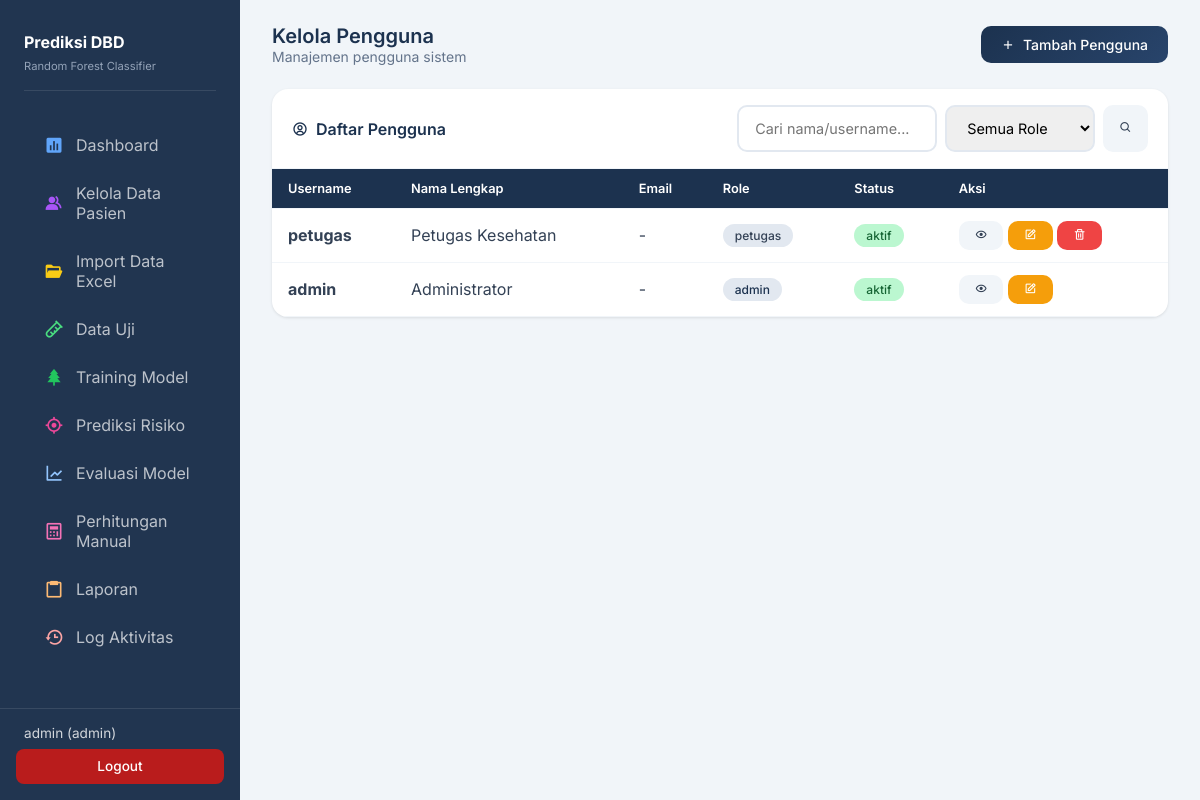
Page /users/ (signed in) on the committed database.
### app/models.py (models this page shows, shortened)
class User(UserMixin, db.Model):
    __tablename__ = 'users'
    id = db.Column(db.Integer, primary_key=True)
    username = db.Column(db.String(50), unique=True, nullable=False)
    password = db.Column(db.String(255), nullable=False)
    nama_lengkap = db.Column(db.String(100), nullable=False)
    email = db.Column(db.String(100))
    role = db.Column(db.Enum('admin', 'petugas'), default='petugas')
    foto = db.Column(db.String(255), default='default.png')
    status = db.Column(db.Enum('aktif', 'nonaktif'), default='aktif')
    last_login = db.Column(db.DateTime)
    created_at = db.Column(db.DateTime, default=datetime.utcnow)
    updated_at = db.Column(db.DateTime, default=datetime.utcnow, onupdate=datetime.utcnow)

### app/routes/users.py (the view, shortened to what this page needs)
@users_bp.route('/')
@login_required
@admin_required
def index():
    page = request.args.get('page', 1, type=int)
    search = request.args.get('search', '')
    role_filter = request.args.get('role', '')
    query = User.query
    if role_filter:
        query = query.filter(User.role == role_filter)
    users = query.order_by(User.created_at.desc()).paginate(
        page=page, per_page=10, error_out=False
    )
    return render_template('users/index.html', users=users, search=search, role_filter=role_filter)

### app/templates/users/index.html (shortened to what this page needs)
{% extends "base.html" %}
{% block content %}
<div class="page-header">
    <div>
        <h4>Kelola Pengguna</h4>
        <p>Manajemen pengguna sistem</p>
    </div>
    <a href="{{ url_for('users.create') }}" class="btn btn-primary"><i class='bx bx-plus'></i> Tambah Pengguna</a>
</div>
<div class="card">
    <div class="card-header">
        <h5><i class='bx bx-user-circle text-primary me-2'></i>Daftar Pengguna</h5>
        <form method="GET" class="d-flex gap-2">
            <input type="text" name="search" class="form-control" style="width: 200px;" placeholder="Cari nama/username..." value="{{ search }}">
            <select name="role" class="form-control" style="width: 150px;">
                <option value="">Semua Role</option>
            </select>
            <button type="submit" class="btn btn-secondary btn-sm"><i class='bx bx-search'></i></button>
        </form>
    </div>
    <div class="card-body" style="padding: 0;">
        <table class="table">
            <thead>
                <tr>
                    <th>Username</th>
                    <th>Nama Lengkap</th>
                    <th>Email</th>
                    <th>Role</th>
                    <th>Status</th>
                    <th>Aksi</th>
                </tr>
            </thead>
            <tbody>
                {% for user in users.items %}
                <tr>
                    <td><strong>{{ user.username }}</strong></td>
                    <td>{{ user.nama_lengkap }}</td>
                    <td>{{ user.email or '-' }}</td>
                    <td><span class="badge badge-{{ 'primary' if user.role == 'admin' else 'secondary' }}">{{ user.role }}</span></td>
                    <td><span class="badge badge-{{ 'success' if user.status == 'aktif' else 'danger' }}">{{ user.status }}</span></td>
                    <td>
                        <a href="{{ url_for('users.view', id=user.id) }}" class="btn btn-sm btn-secondary" title="Detail"><i class='bx bx-show'></i></a>
                        <a href="{{ url_for('users.edit', id=user.id) }}" class="btn btn-sm btn-warning" title="Edit"><i class='bx bx-edit'></i></a>
                        {% if user.id != current_user.id %}
                        <button class="btn btn-sm btn-danger" onclick="deleteUser({{ user.id }}, '{{ user.username }}')" title="Hapus"><i class='bx bx-trash'></i></button>
                        {% endif %}
                    </td>
                </tr>
                {% else %}
                <tr><td colspan="6" class="text-center text-muted py-4">Tidak ada data pengguna</td></tr>
                {% endfor %}
            </tbody>
        </table>
    </div>
</div>
{% endblock %}

### app/templates/base.html (shortened to what this page needs)
<!DOCTYPE html>
<html lang="id">
<head>
    <link href="https://unpkg.com/boxicons@2.1.4/css/boxicons.min.css" rel="stylesheet">
</head>
<body>
    <aside class="sidebar" id="sidebar">
        <div class="sidebar-brand" style="margin-top: 0.5rem;">
            <div class="sidebar-brand-text">
                <h5>Prediksi DBD</h5>
                <small>Random Forest Classifier</small>
            </div>
        </div>
        <ul class="nav-menu">
            <li class="nav-item">
                <a href="{{ url_for('main.index') }}" class="nav-link {% if request.endpoint == 'main.index' %}active{% endif %}">
                    <i class='bx bxs-bar-chart-square' style="color: #60a5fa;"></i>
                    <span>Dashboard</span>
                </a>
            </li>
            {% if current_user.role in ['admin', 'petugas'] %}
            <li class="nav-item">
                <a href="{{ url_for('data.index') }}" class="nav-link {% if request.endpoint == 'data.index' %}active{% endif %}">
                    <i class='bx bxs-group' style="color: #a855f7;"></i>
                    <span>Kelola Data Pasien</span>
                </a>
            </li>
            <li class="nav-item">
                <a href="{{ url_for('data.import_excel') }}" class="nav-link {% if request.endpoint == 'data.import_excel' %}active{% endif %}">
                    <i class='bx bxs-folder-open' style="color: #facc15;"></i>
                    <span>Import Data Excel</span>
                </a>
            </li>
            {% endif %}
            {% if current_user.role in ['admin', 'petugas'] %}
            <li class="nav-item">
                <a href="{{ url_for('data_uji.index') }}" class="nav-link {% if request.endpoint == 'data_uji.index' %}active{% endif %}">
                    <i class='bx bx-test-tube' style="color: #4ade80;"></i>
                    <span>Data Uji</span>
                </a>
            </li>
            {% endif %}
            {% if current_user.role in ['admin', 'petugas'] %}
            <li class="nav-item">
                <a href="{{ url_for('training.index') }}" class="nav-link {% if request.endpoint and 'training' in request.endpoint %}active{% endif %}">
                    <i class='bx bxs-tree' style="color: #22c55e;"></i>
                    <span>Training Model</span>
                </a>
            </li>
            {% endif %}
            <li class="nav-item">
                <a href="{{ url_for('prediksi.index') }}" class="nav-link {% if 'prediksi' in request.endpoint %}active{% endif %}">
                    <i class='bx bx-target-lock' style="color: #ec4899;"></i>
                    <span>Prediksi Risiko</span>
                </a>
            </li>
            <li class="nav-item">
                <a href="{{ url_for('evaluasi.index') }}" class="nav-link {% if 'evaluasi' in request.endpoint %}active{% endif %}">
                    <i class='bx bx-line-chart' style="color: #93c5fd;"></i>
                    <span>Evaluasi Model</span>
                </a>
            </li>
            {% if current_user.role in ['admin', 'petugas'] %}
            <li class="nav-item">
                <a href="{{ url_for('perhitungan.index') }}" class="nav-link {% if request.endpoint and 'perhitungan' in request.endpoint %}active{% endif %}">
                    <i class='bx bx-calculator' style="color: #f472b6;"></i>
                    <span>Perhitungan Manual</span>
                </a>
            </li>
            {% endif %}
            <li class="nav-item">
                <a href="{{ url_for('laporan.index') }}" class="nav-link {% if request.endpoint and 'laporan' in request.endpoint %}active{% endif %}">
                    <i class='bx bx-clipboard' style="color: #fdba74;"></i>
                    <span>Laporan</span>
                </a>
            </li>
            {% if current_user.role == 'admin' %}
            <li class="nav-item">
                <a href="{{ url_for('log.index') }}" class="nav-link {% if 'log' in request.endpoint %}active{% endif %}">
                    <i class='bx bx-history' style="color: #fca5a5;"></i>
                    <span>Log Aktivitas</span>
                </a>
            </li>
            {% endif %}
        </ul>
        <div class="user-menu" style="padding: 1rem; border-top: 1px solid rgba(255,255,255,0.1); margin: auto -1.5rem 0 -1.5rem; background: var(--sidebar-bg);">
            <div style="margin-bottom: 0.5rem; padding: 0 0.5rem; font-size: 0.85rem; color: rgba(255,255,255,0.8);">
                {{ current_user.username }} ({{ current_user.role }})
            </div>
            <a href="{{ url_for('auth.logout') }}" class="btn btn-danger" style="width: 100%; border-radius: 8px; padding: 0.6rem; justify-content: center; background: #b91c1c; border: none; font-size: 0.85rem;">
                Logout
            </a>
        </div>
    </aside>
    <main class="main-content">
        {% block content %}{% endblock %}
    </main>
</body>
</html>

### app/templates/base.html (style rules this page uses)
:root { --primary: #1c324f; --primary-light: #28446b; --primary-100: #e2e8f0; --danger: #ef4444; --danger-light: #fee2e2; --warning: #f59e0b; --warning-light: #fdf6b2; --success: #22c55e; --success-light: #def7ec; --info: #3b82f6; --info-light: #dbeafe; --gray-50: #f8fafc; --gray-100: #f1f5f9; --gray-200: #e2e8f0; --gray-300: #cbd5e1; --gray-400: #94a3b8; --gray-500: #64748b; --gray-600: #475569; --gray-700: #334155; --gray-800: #1c324f; --gray-900: #0f172a; --sidebar-bg: #213550; --sidebar-width: 240px; }
* { box-sizing: border-box; margin: 0; padding: 0; }
body { font-family: 'Inter', sans-serif; background: var(--gray-100); min-height: 100vh; color: var(--gray-700); overflow-x: hidden; }
html { scroll-behavior: smooth; }
.sidebar { position: fixed; left: 0; top: 0; width: var(--sidebar-width); height: 100vh; background: var(--sidebar-bg); color: white; padding: 1.5rem; padding-bottom: 0; overflow-y: auto; z-index: 1000; transition: transform 0.3s ease; display: flex; flex-direction: column; }
.sidebar-brand { display: flex; align-items: center; gap: 0.75rem; margin-bottom: 2rem; padding-bottom: 1rem; border-bottom: 1px solid rgba(255,255,255,0.1); }
.sidebar-brand-text h5 { font-size: 1rem; font-weight: 700; margin-bottom: 0.125rem; color: white; }
.sidebar-brand-text small { font-size: 0.7rem; color: var(--gray-400); }
.nav-menu { list-style: none; flex: 1; overflow-y: auto; padding-bottom: 1rem; }
.nav-item { margin-bottom: 0.25rem; }
.nav-link { display: flex; align-items: center; gap: 0.75rem; padding: 0.75rem 1rem; color: rgba(255,255,255,0.7); text-decoration: none; transition: all 0.2s; border-left: 4px solid transparent; }
.nav-link i { font-size: 1.25rem; }
.main-content { margin-left: var(--sidebar-width); padding: 1.5rem 2rem; min-height: 100vh; }
.card { background: white; border-radius: 16px; box-shadow: 0 1px 3px rgba(0,0,0,0.1); margin-bottom: 1.5rem; overflow: hidden; }
.card-header { padding: 1rem 1.25rem; border-bottom: 1px solid var(--gray-100); display: flex; justify-content: space-between; align-items: center; }
.card-header h5 { font-size: 1rem; font-weight: 600; color: var(--gray-800); display: flex; align-items: center; }
.card-body { padding: 1.25rem; }
.btn { display: inline-flex; align-items: center; justify-content: center; gap: 0.5rem; padding: 0.625rem 1.25rem; border-radius: 10px; font-size: 0.875rem; font-weight: 500; cursor: pointer; border: none; transition: all 0.2s; text-decoration: none; }
.btn-primary { background: linear-gradient(135deg, var(--primary), var(--primary-light)); color: white; }
.btn-secondary { background: var(--gray-100); color: var(--gray-700); }
.btn-danger { background: var(--danger); color: white; }
.btn-warning { background: var(--warning); color: white; }
.btn-sm { padding: 0.5rem 1rem; font-size: 0.8rem; }
.form-control { width: 100%; padding: 0.75rem 1rem; border: 2px solid var(--gray-200); border-radius: 10px; font-size: 0.9rem; transition: all 0.2s; font-family: inherit; }
.table { width: 100%; border-collapse: collapse; }
.table th, .table td { padding: 0.75rem 1rem; text-align: left; border-bottom: 1px solid var(--gray-100); white-space: nowrap; }
.table th { font-weight: 600; color: white; font-size: 0.8rem; background: var(--gray-800); }
.badge { display: inline-flex; align-items: center; padding: 0.25rem 0.75rem; border-radius: 20px; font-size: 0.75rem; font-weight: 500; }
.badge-success { background: #bbf7d0; color: #166534; }
.badge-secondary { background: var(--gray-200); color: var(--gray-700); }
.badge-primary { background: var(--primary-100); color: var(--primary); }
.page-header { display: flex; justify-content: space-between; align-items: center; margin-bottom: 1.5rem; }
.page-header h4 { font-size: 1.25rem; font-weight: 600; color: var(--gray-800); }
.page-header p { color: var(--gray-500); font-size: 0.875rem; }
.text-primary { color: var(--primary); }
.me-2 { margin-right: 0.5rem; }
.d-flex { display: flex; }
.gap-2 { gap: 0.5rem; }
.user-menu { margin-top: auto; margin-left: -1.5rem; margin-right: -1.5rem; padding: 0.75rem 1.5rem; background: rgba(255,255,255,0.1); border-top: 1px solid rgba(255,255,255,0.1); flex-shrink: 0; }

### rows in the picture
User: username "admin", role "admin", nama_lengkap "Administrator", email "-", status "aktif"
User: username "petugas", nama_lengkap "Petugas Kesehatan", email "-", role "petugas", status "aktif"
